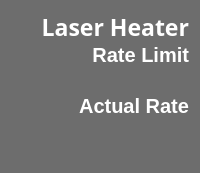
        <widget class="PyDMFrame" name="Device_LHS_Frame">
         <property name="minimumSize">
          <size>
           <width>0</width>
           <height>162</height>
          </size>
         </property>
         <property name="maximumSize">
          <size>
           <width>270</width>
           <height>300</height>
          </size>
         </property>
         <property name="toolTip">
          <string/>
         </property>
         <property name="styleSheet">
          <string notr="true">QFrame{
background-color: rgb(109, 109, 109);
border-bottom-left-radius: 15px;
border-bottom-right-radius: 15px;
border-top-left-radius: 15px;
border-top-right-radius: 15px;
}</string>
         </property>
         <property name="alarmSensitiveContent" stdset="0">
          <bool>true</bool>
         </property>
         <property name="alarmSensitiveBorder" stdset="0">
          <bool>true</bool>
         </property>
         <property name="channel" stdset="0">
          <string>ca://IOC:BSY0:MP01:LHSHUT_RATE</string>
         </property>
         <layout class="QVBoxLayout" name="verticalLayout_3">
          <property name="spacing">
           <number>0</number>
          </property>
          <item>
           <widget class="QLabel" name="Device_LHS_Title">
            <property name="font">
             <font>
              <family>Sans Serif</family>
              <pointsize>17</pointsize>
              <weight>75</weight>
              <italic>false</italic>
              <bold>true</bold>
              <strikeout>false</strikeout>
              <kerning>true</kerning>
             </font>
            </property>
            <property name="toolTip">
             <string/>
            </property>
            <property name="styleSheet">
             <string notr="true">border: 0px;
color: rgb(255, 255, 255);</string>
            </property>
            <property name="frameShape">
             <enum>QFrame::StyledPanel</enum>
            </property>
            <property name="frameShadow">
             <enum>QFrame::Plain</enum>
            </property>
            <property name="text">
             <string>Laser Heater</string>
            </property>
            <property name="alignment">
             <set>Qt::AlignRight|Qt::AlignTrailing|Qt::AlignVCenter</set>
            </property>
           </widget>
          </item>
          <item>
           <widget class="QLabel" name="Device_LHS_RL_Title">
            <property name="font">
             <font>
              <pointsize>15</pointsize>
              <weight>75</weight>
              <bold>true</bold>
             </font>
            </property>
            <property name="styleSheet">
             <string notr="true">border: 0px;
color: rgb(255, 255, 255);</string>
            </property>
            <property name="text">
             <string>Rate Limit</string>
            </property>
            <property name="alignment">
             <set>Qt::AlignRight|Qt::AlignTrailing|Qt::AlignVCenter</set>
            </property>
           </widget>
          </item>
          <item>
           <widget class="PyDMLabel" name="Device_LHS_RL_Num">
            <property name="font">
             <font>
              <family>Sans Serif</family>
              <pointsize>15</pointsize>
              <weight>75</weight>
              <italic>false</italic>
              <bold>true</bold>
             </font>
            </property>
            <property name="toolTip">
             <string/>
            </property>
            <property name="styleSheet">
             <string notr="true">border: 0px;
color: rgb(255, 255, 255);</string>
            </property>
            <property name="alignment">
             <set>Qt::AlignRight|Qt::AlignTrailing|Qt::AlignVCenter</set>
            </property>
            <property name="rules" stdset="0">
             <string>[{&quot;name&quot;: &quot;Add Hz&quot;, &quot;property&quot;: &quot;Text&quot;, &quot;initial_value&quot;: &quot;&quot;, &quot;expression&quot;: &quot;str(ch[0]) + ' Hz'&quot;, &quot;channels&quot;: [{&quot;channel&quot;: &quot;ca://IOC:BSY0:MP01:LHSHUT_MEASRATE&quot;, &quot;trigger&quot;: true, &quot;use_enum&quot;: true}]}]</string>
            </property>
            <property name="showUnits" stdset="0">
             <bool>true</bool>
            </property>
            <property name="alarmSensitiveContent" stdset="0">
             <bool>false</bool>
            </property>
            <property name="alarmSensitiveBorder" stdset="0">
             <bool>false</bool>
            </property>
            <property name="channel" stdset="0">
             <string>ca://IOC:BSY0:MP01:LHSHUT_MEASRATE</string>
            </property>
           </widget>
          </item>
          <item>
           <widget class="PyDMDrawingLine" name="Device_LHS_Line">
            <property name="maximumSize">
             <size>
              <width>16777215</width>
              <height>5</height>
             </size>
            </property>
            <property name="toolTip">
             <string/>
            </property>
            <property name="styleSheet">
             <string notr="true">background-color: rgb(136, 136, 136);
</string>
            </property>
           </widget>
          </item>
          <item>
           <widget class="QLabel" name="Device_LHS_AR_Title">
            <property name="font">
             <font>
              <pointsize>15</pointsize>
              <weight>75</weight>
              <bold>true</bold>
             </font>
            </property>
            <property name="toolTip">
             <string/>
            </property>
            <property name="styleSheet">
             <string notr="true">border: 0px;
color: rgb(255, 255, 255);</string>
            </property>
            <property name="text">
             <string>Actual Rate</string>
            </property>
            <property name="alignment">
             <set>Qt::AlignRight|Qt::AlignTrailing|Qt::AlignVCenter</set>
            </property>
           </widget>
          </item>
          <item>
           <widget class="PyDMLabel" name="Device_LHS_AR_Num">
            <property name="font">
             <font>
              <family>Sans Serif</family>
              <pointsize>24</pointsize>
              <weight>75</weight>
              <italic>false</italic>
              <bold>true</bold>
             </font>
            </property>
            <property name="toolTip">
             <string/>
            </property>
            <property name="styleSheet">
             <string notr="true">border: 0px;</string>
            </property>
            <property name="alignment">
             <set>Qt::AlignRight|Qt::AlignTrailing|Qt::AlignVCenter</set>
            </property>
            <property name="showUnits" stdset="0">
             <bool>true</bool>
            </property>
            <property name="alarmSensitiveContent" stdset="0">
             <bool>true</bool>
            </property>
            <property name="alarmSensitiveBorder" stdset="0">
             <bool>false</bool>
            </property>
            <property name="channel" stdset="0">
             <string>ca://IOC:BSY0:MP01:LHSHUT_RATE</string>
            </property>
           </widget>
          </item>
         </layout>
        </widget>
